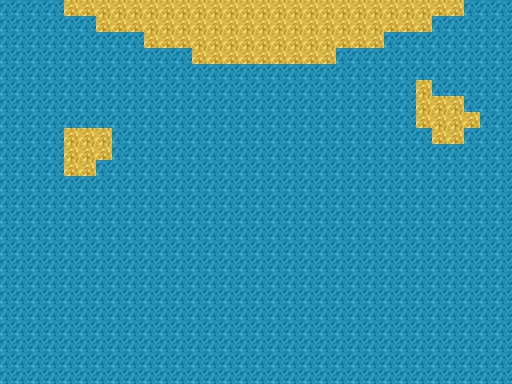

This game map was drawn from its Tiled (.tmx) file and the tilesets committed beside it. A one-line description and the trimmed map source follow:
An orthogonal 32x24 tile map with 16x16 px tiles, 1 tile layer (GroundLayer).

<map version="1.0" orientation="orthogonal" width="32" height="24" tilewidth="16" tileheight="16">
 <tileset firstgid="1" name="ground_tile_set" tilewidth="16" tileheight="16">
  <image source="../images/ground_tile_set.png" trans="ff00ff" width="112" height="16" />
 </tileset>
 <layer name="GroundLayer" width="32" height="24">
  <data>[768 cells, 768 non-empty, 2 distinct tile ids]</data>
 </layer>
</map>
